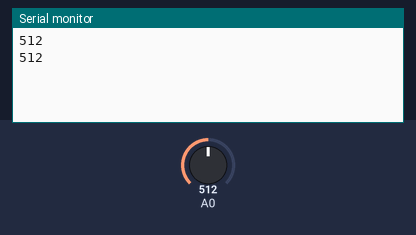
A sketch run on a simulated Arduino Uno, built with avr-gcc and run on an emulated ATmega328P. Shown: the last lines printed to the serial monitor. Inputs (shaded band) come from the test bench; at power-on: A0 = 512.

Above: at 5.8 s.
5.9 s: A0 set to 716
At 10.9 s:
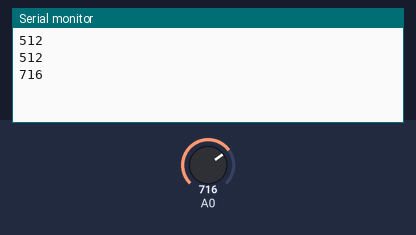
11.9 s: A0 set to 900
At 15.9 s:
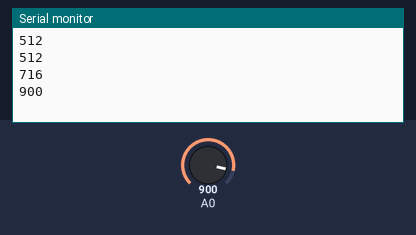
Timing chart, 0 to 17.4 s (numbered marks = the images above; inputs shaded):
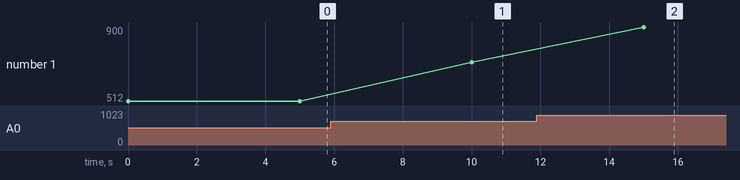

Measured:
- after the input at 5.9 s, the serial monitor: prints a new line after 4.1 s (image 1)
- after the input at 11.9 s, the serial monitor: prints a new line after 3.1 s (image 2)
- plotted number 1: 512 → 716 after the input at 5.9 s, 716 → 900 after the input at 11.9 s

The sketch:

ArduinoScript.ino
```cpp
int ldrValue;
void setup(){
  Serial.begin(9600);
}

void loop()  {
  // read ldr value
  ldrValue = analogRead(A0);

  /*
    if the light is detected, print light value and delay for 5 seconds
    if light in not detected print light value without delay

  */
  if(ldrValue > 10){
      Serial.println(ldrValue);
      delay(5000);
  } else {
      Serial.println(ldrValue);
      delay(100);
  }
}
```
